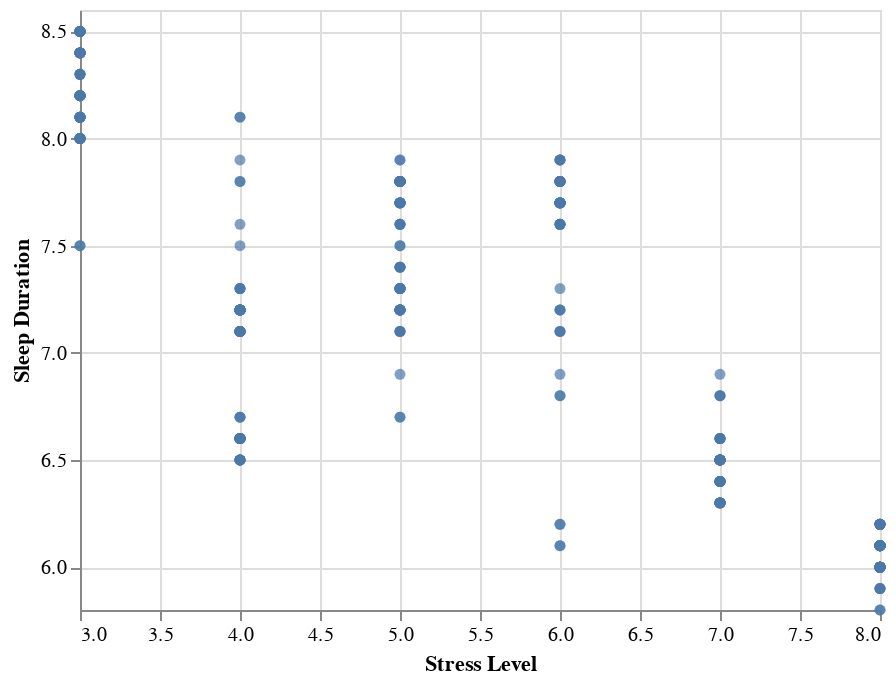

Notebook source saved alongside this figure:
### Markdown cell above
Let's see if **Sleep Duration** correlates with **Stress Level**.
- Using Altair, make a scatter plot with “Sleep Duration” on the x-axis and with “Stress Level” on the y-axis.

### Code cell
c1 = alt.Chart(df).mark_circle().encode(
    x=alt.X("Stress Level", scale=alt.Scale(zero=False)),
    y=alt.Y("Sleep Duration", scale=alt.Scale(zero=False))
)

c1

### Figure 1 — Vega-Lite specification as saved in the notebook (floating-point values rounded to 4 significant figures; data arrays with more than 128 entries replaced by an {"elided": "..."} marker saying what was removed)
{"config": {"view": {"continuousWidth": 400, "continuousHeight": 300}}, "data": {"name": "data-88ffc1bb826bc05fc6f1c38044f2403a"}, "mark": "circle", "encoding": {"x": {"field": "Stress Level", "scale": {"zero": false}, "type": "quantitative"}, "y": {"field": "Sleep Duration", "scale": {"zero": false}, "type": "quantitative"}}, "$schema": "https://vega.github.io/schema/vega-lite/v4.17.0.json", "datasets": {"data-88ffc1bb826bc05fc6f1c38044f2403a": {"elided": "374 records"}}}
